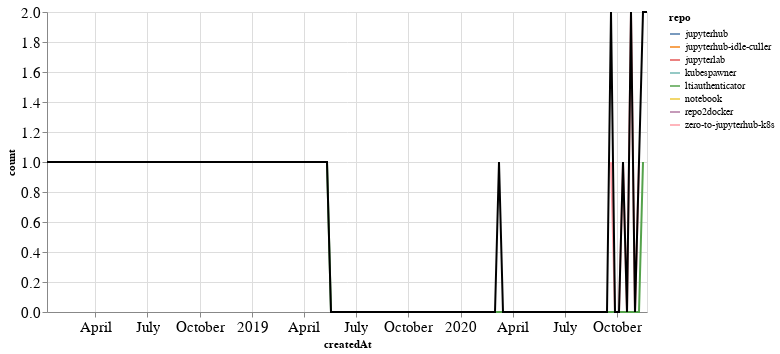

Notebook code for this chart:
### Markdown cell above
## PRs

### Code cell
prs_time = prs.groupby('repo').resample('W', on='createdAt').count()['author'].reset_index()
prs_time = prs_time.rename(columns={'author': 'count'})
prs_time_total = prs_time.groupby('createdAt').agg({"count": "sum"}).reset_index()

ch1 = alt.Chart(prs_time, width=600).mark_line().encode(
    x='createdAt',
    y='count',
    color='repo',
    tooltip="repo"
)

ch2 = alt.Chart(prs_time_total, width=600).mark_line(color="black").encode(
    x='createdAt',
    y='count',
)

ch1 + ch2

### Figure 1 — Vega-Lite specification as saved in the notebook (floating-point values rounded to 4 significant figures)
{"config": {"axisLeft": {"labelFontSize": 15}, "axisBottom": {"labelFontSize": 15}}, "layer": [{"data": {"name": "data-cf5fdd938fd0c6d3ca3d4f30e9aaf676"}, "mark": "line", "encoding": {"color": {"type": "nominal", "field": "repo"}, "tooltip": {"type": "nominal", "field": "repo"}, "x": {"type": "temporal", "field": "createdAt"}, "y": {"type": "quantitative", "field": "count"}}, "width": 600}, {"data": {"name": "data-9258940be949e04de31186beffaa7d60"}, "mark": {"type": "line", "color": "black"}, "encoding": {"x": {"type": "temporal", "field": "createdAt"}, "y": {"type": "quantitative", "field": "count"}}, "width": 600}], "$schema": "https://vega.github.io/schema/vega-lite/v4.8.1.json", "datasets": {"data-cf5fdd938fd0c6d3ca3d4f30e9aaf676": [{"repo": "jupyterhub", "createdAt": "2020-09-20T00:00:00", "count": 1}, {"repo": "jupyterhub-idle-culler", "createdAt": "2020-11-15T00:00:00", "count": 1}, {"repo": "jupyterlab", "createdAt": "2020-11-22T00:00:00", "count": 1}, {"repo": "kubespawner", "createdAt": "2018-01-07T00:00:00", "count": 1}, {"repo": "ltiauthenticator", "createdAt": "2019-05-12T00:00:00", "count": 1}, {"repo": "ltiauthenticator", "createdAt": "2019-05-19T00:00:00", "count": 0}, {"repo": "ltiauthenticator", "createdAt": "2019-05-26T00:00:00", "count": 0}, {"repo": "ltiauthenticator", "createdAt": "2019-06-02T00:00:00", "count": 0}, {"repo": "ltiauthenticator", "createdAt": "2019-06-09T00:00:00", "count": 0}, {"repo": "ltiauthenticator", "createdAt": "2019-06-16T00:00:00", "count": 0}, {"repo": "ltiauthenticator", "createdAt": "2019-06-23T00:00:00", "count": 0}, {"repo": "ltiauthenticator", "createdAt": "2019-06-30T00:00:00", "count": 0}, {"repo": "ltiauthenticator", "createdAt": "2019-07-07T00:00:00", "count": 0}, {"repo": "ltiauthenticator", "createdAt": "2019-07-14T00:00:00", "count": 0}, {"repo": "ltiauthenticator", "createdAt": "2019-07-21T00:00:00", "count": 0}, {"repo": "ltiauthenticator", "createdAt": "2019-07-28T00:00:00", "count": 0}, {"repo": "ltiauthenticator", "createdAt": "2019-08-04T00:00:00", "count": 0}, {"repo": "ltiauthenticator", "createdAt": "2019-08-11T00:00:00", "count": 0}, {"repo": "ltiauthenticator", "createdAt": "2019-08-18T00:00:00", "count": 0}, {"repo": "ltiauthenticator", "createdAt": "2019-08-25T00:00:00", "count": 0}, {"repo": "ltiauthenticator", "createdAt": "2019-09-01T00:00:00", "count": 0}, {"repo": "ltiauthenticator", "createdAt": "2019-09-08T00:00:00", "count": 0}, {"repo": "ltiauthenticator", "createdAt": "2019-09-15T00:00:00", "count": 0}, {"repo": "ltiauthenticator", "createdAt": "2019-09-22T00:00:00", "count": 0}, {"repo": "ltiauthenticator", "createdAt": "2019-09-29T00:00:00", "count": 0}, {"repo": "ltiauthenticator", "createdAt": "2019-10-06T00:00:00", "count": 0}, {"repo": "ltiauthenticator", "createdAt": "2019-10-13T00:00:00", "count": 0}, {"repo": "ltiauthenticator", "createdAt": "2019-10-20T00:00:00", "count": 0}, {"repo": "ltiauthenticator", "createdAt": "2019-10-27T00:00:00", "count": 0}, {"repo": "ltiauthenticator", "createdAt": "2019-11-03T00:00:00", "count": 0}, {"repo": "ltiauthenticator", "createdAt": "2019-11-10T00:00:00", "count": 0}, {"repo": "ltiauthenticator", "createdAt": "2019-11-17T00:00:00", "count": 0}, {"repo": "ltiauthenticator", "createdAt": "2019-11-24T00:00:00", "count": 0}, {"repo": "ltiauthenticator", "createdAt": "2019-12-01T00:00:00", "count": 0}, {"repo": "ltiauthenticator", "createdAt": "2019-12-08T00:00:00", "count": 0}, {"repo": "ltiauthenticator", "createdAt": "2019-12-15T00:00:00", "count": 0}, {"repo": "ltiauthenticator", "createdAt": "2019-12-22T00:00:00", "count": 0}, {"repo": "ltiauthenticator", "createdAt": "2019-12-29T00:00:00", "count": 0}, {"repo": "ltiauthenticator", "createdAt": "2020-01-05T00:00:00", "count": 0}, {"repo": "ltiauthenticator", "createdAt": "2020-01-12T00:00:00", "count": 0}, {"repo": "ltiauthenticator", "createdAt": "2020-01-19T00:00:00", "count": 0}, {"repo": "ltiauthenticator", "createdAt": "2020-01-26T00:00:00", "count": 0}, {"repo": "ltiauthenticator", "createdAt": "2020-02-02T00:00:00", "count": 0}, {"repo": "ltiauthenticator", "createdAt": "2020-02-09T00:00:00", "count": 0}, {"repo": "ltiauthenticator", "createdAt": "2020-02-16T00:00:00", "count": 0}, {"repo": "ltiauthenticator", "createdAt": "2020-02-23T00:00:00", "count": 0}, {"repo": "ltiauthenticator", "createdAt": "2020-03-01T00:00:00", "count": 0}, {"repo": "ltiauthenticator", "createdAt": "2020-03-08T00:00:00", "count": 0}, {"repo": "ltiauthenticator", "createdAt": "2020-03-15T00:00:00", "count": 0}, {"repo": "ltiauthenticator", "createdAt": "2020-03-22T00:00:00", "count": 0}, {"repo": "ltiauthenticator", "createdAt": "2020-03-29T00:00:00", "count": 0}, {"repo": "ltiauthenticator", "createdAt": "2020-04-05T00:00:00", "count": 0}, {"repo": "ltiauthenticator", "createdAt": "2020-04-12T00:00:00", "count": 0}, {"repo": "ltiauthenticator", "createdAt": "2020-04-19T00:00:00", "count": 0}, {"repo": "ltiauthenticator", "createdAt": "2020-04-26T00:00:00", "count": 0}, {"repo": "ltiauthenticator", "createdAt": "2020-05-03T00:00:00", "count": 0}, {"repo": "ltiauthenticator", "createdAt": "2020-05-10T00:00:00", "count": 0}, {"repo": "ltiauthenticator", "createdAt": "2020-05-17T00:00:00", "count": 0}, {"repo": "ltiauthenticator", "createdAt": "2020-05-24T00:00:00", "count": 0}, {"repo": "ltiauthenticator", "createdAt": "2020-05-31T00:00:00", "count": 0}, {"repo": "ltiauthenticator", "createdAt": "2020-06-07T00:00:00", "count": 0}, {"repo": "ltiauthenticator", "createdAt": "2020-06-14T00:00:00", "count": 0}, {"repo": "ltiauthenticator", "createdAt": "2020-06-21T00:00:00", "count": 0}, {"repo": "ltiauthenticator", "createdAt": "2020-06-28T00:00:00", "count": 0}, {"repo": "ltiauthenticator", "createdAt": "2020-07-05T00:00:00", "count": 0}, {"repo": "ltiauthenticator", "createdAt": "2020-07-12T00:00:00", "count": 0}, {"repo": "ltiauthenticator", "createdAt": "2020-07-19T00:00:00", "count": 0}, {"repo": "ltiauthenticator", "createdAt": "2020-07-26T00:00:00", "count": 0}, {"repo": "ltiauthenticator", "createdAt": "2020-08-02T00:00:00", "count": 0}, {"repo": "ltiauthenticator", "createdAt": "2020-08-09T00:00:00", "count": 0}, {"repo": "ltiauthenticator", "createdAt": "2020-08-16T00:00:00", "count": 0}, {"repo": "ltiauthenticator", "createdAt": "2020-08-23T00:00:00", "count": 0}, {"repo": "ltiauthenticator", "createdAt": "2020-08-30T00:00:00", "count": 0}, {"repo": "ltiauthenticator", "createdAt": "2020-09-06T00:00:00", "count": 0}, {"repo": "ltiauthenticator", "createdAt": "2020-09-13T00:00:00", "count": 0}, {"repo": "ltiauthenticator", "createdAt": "2020-09-20T00:00:00", "count": 0}, {"repo": "ltiauthenticator", "createdAt": "2020-09-27T00:00:00", "count": 0}, {"repo": "ltiauthenticator", "createdAt": "2020-10-04T00:00:00", "count": 0}, {"repo": "ltiauthenticator", "createdAt": "2020-10-11T00:00:00", "count": 0}, {"repo": "ltiauthenticator", "createdAt": "2020-10-18T00:00:00", "count": 0}, {"repo": "ltiauthenticator", "createdAt": "2020-10-25T00:00:00", "count": 0}, {"repo": "ltiauthenticator", "createdAt": "2020-11-01T00:00:00", "count": 0}, {"repo": "ltiauthenticator", "createdAt": "2020-11-08T00:00:00", "count": 0}, {"repo": "ltiauthenticator", "createdAt": "2020-11-15T00:00:00", "count": 1}, {"repo": "notebook", "createdAt": "2020-11-22T00:00:00", "count": 1}, {"repo": "repo2docker", "createdAt": "2020-03-08T00:00:00", "count": 1}, {"repo": "zero-to-jupyterhub-k8s", "createdAt": "2020-09-20T00:00:00", "count": 1}, {"repo": "zero-to-jupyterhub-k8s", "createdAt": "2020-09-27T00:00:00", "count": 0}, {"repo": "zero-to-jupyterhub-k8s", "createdAt": "2020-10-04T00:00:00", "count": 0}, {"repo": "zero-to-jupyterhub-k8s", "createdAt": "2020-10-11T00:00:00", "count": 1}, {"repo": "zero-to-jupyterhub-k8s", "createdAt": "2020-10-18T00:00:00", "count": 0}, {"repo": "zero-to-jupyterhub-k8s", "createdAt": "2020-10-25T00:00:00", "count": 2}, {"repo": "zero-to-jupyterhub-k8s", "createdAt": "2020-11-01T00:00:00", "count": 0}, {"repo": "zero-to-jupyterhub-k8s", "createdAt": "2020-11-08T00:00:00", "count": 1}], "data-9258940be949e04de31186beffaa7d60": [{"createdAt": "2018-01-07T00:00:00", "count": 1}, {"createdAt": "2019-05-12T00:00:00", "count": 1}, {"createdAt": "2019-05-19T00:00:00", "count": 0}, {"createdAt": "2019-05-26T00:00:00", "count": 0}, {"createdAt": "2019-06-02T00:00:00", "count": 0}, {"createdAt": "2019-06-09T00:00:00", "count": 0}, {"createdAt": "2019-06-16T00:00:00", "count": 0}, {"createdAt": "2019-06-23T00:00:00", "count": 0}, {"createdAt": "2019-06-30T00:00:00", "count": 0}, {"createdAt": "2019-07-07T00:00:00", "count": 0}, {"createdAt": "2019-07-14T00:00:00", "count": 0}, {"createdAt": "2019-07-21T00:00:00", "count": 0}, {"createdAt": "2019-07-28T00:00:00", "count": 0}, {"createdAt": "2019-08-04T00:00:00", "count": 0}, {"createdAt": "2019-08-11T00:00:00", "count": 0}, {"createdAt": "2019-08-18T00:00:00", "count": 0}, {"createdAt": "2019-08-25T00:00:00", "count": 0}, {"createdAt": "2019-09-01T00:00:00", "count": 0}, {"createdAt": "2019-09-08T00:00:00", "count": 0}, {"createdAt": "2019-09-15T00:00:00", "count": 0}, {"createdAt": "2019-09-22T00:00:00", "count": 0}, {"createdAt": "2019-09-29T00:00:00", "count": 0}, {"createdAt": "2019-10-06T00:00:00", "count": 0}, {"createdAt": "2019-10-13T00:00:00", "count": 0}, {"createdAt": "2019-10-20T00:00:00", "count": 0}, {"createdAt": "2019-10-27T00:00:00", "count": 0}, {"createdAt": "2019-11-03T00:00:00", "count": 0}, {"createdAt": "2019-11-10T00:00:00", "count": 0}, {"createdAt": "2019-11-17T00:00:00", "count": 0}, {"createdAt": "2019-11-24T00:00:00", "count": 0}, {"createdAt": "2019-12-01T00:00:00", "count": 0}, {"createdAt": "2019-12-08T00:00:00", "count": 0}, {"createdAt": "2019-12-15T00:00:00", "count": 0}, {"createdAt": "2019-12-22T00:00:00", "count": 0}, {"createdAt": "2019-12-29T00:00:00", "count": 0}, {"createdAt": "2020-01-05T00:00:00", "count": 0}, {"createdAt": "2020-01-12T00:00:00", "count": 0}, {"createdAt": "2020-01-19T00:00:00", "count": 0}, {"createdAt": "2020-01-26T00:00:00", "count": 0}, {"createdAt": "2020-02-02T00:00:00", "count": 0}, {"createdAt": "2020-02-09T00:00:00", "count": 0}, {"createdAt": "2020-02-16T00:00:00", "count": 0}, {"createdAt": "2020-02-23T00:00:00", "count": 0}, {"createdAt": "2020-03-01T00:00:00", "count": 0}, {"createdAt": "2020-03-08T00:00:00", "count": 1}, {"createdAt": "2020-03-15T00:00:00", "count": 0}, {"createdAt": "2020-03-22T00:00:00", "count": 0}, {"createdAt": "2020-03-29T00:00:00", "count": 0}, {"createdAt": "2020-04-05T00:00:00", "count": 0}, {"createdAt": "2020-04-12T00:00:00", "count": 0}, {"createdAt": "2020-04-19T00:00:00", "count": 0}, {"createdAt": "2020-04-26T00:00:00", "count": 0}, {"createdAt": "2020-05-03T00:00:00", "count": 0}, {"createdAt": "2020-05-10T00:00:00", "count": 0}, {"createdAt": "2020-05-17T00:00:00", "count": 0}, {"createdAt": "2020-05-24T00:00:00", "count": 0}, {"createdAt": "2020-05-31T00:00:00", "count": 0}, {"createdAt": "2020-06-07T00:00:00", "count": 0}, {"createdAt": "2020-06-14T00:00:00", "count": 0}, {"createdAt": "2020-06-21T00:00:00", "count": 0}, {"createdAt": "2020-06-28T00:00:00", "count": 0}, {"createdAt": "2020-07-05T00:00:00", "count": 0}, {"createdAt": "2020-07-12T00:00:00", "count": 0}, {"createdAt": "2020-07-19T00:00:00", "count": 0}, {"createdAt": "2020-07-26T00:00:00", "count": 0}, {"createdAt": "2020-08-02T00:00:00", "count": 0}, {"createdAt": "2020-08-09T00:00:00", "count": 0}, {"createdAt": "2020-08-16T00:00:00", "count": 0}, {"createdAt": "2020-08-23T00:00:00", "count": 0}, {"createdAt": "2020-08-30T00:00:00", "count": 0}, {"createdAt": "2020-09-06T00:00:00", "count": 0}, {"createdAt": "2020-09-13T00:00:00", "count": 0}, {"createdAt": "2020-09-20T00:00:00", "count": 2}, {"createdAt": "2020-09-27T00:00:00", "count": 0}, {"createdAt": "2020-10-04T00:00:00", "count": 0}, {"createdAt": "2020-10-11T00:00:00", "count": 1}, {"createdAt": "2020-10-18T00:00:00", "count": 0}, {"createdAt": "2020-10-25T00:00:00", "count": 2}, {"createdAt": "2020-11-01T00:00:00", "count": 0}, {"createdAt": "2020-11-08T00:00:00", "count": 1}, {"createdAt": "2020-11-15T00:00:00", "count": 2}, {"createdAt": "2020-11-22T00:00:00", "count": 2}]}}
